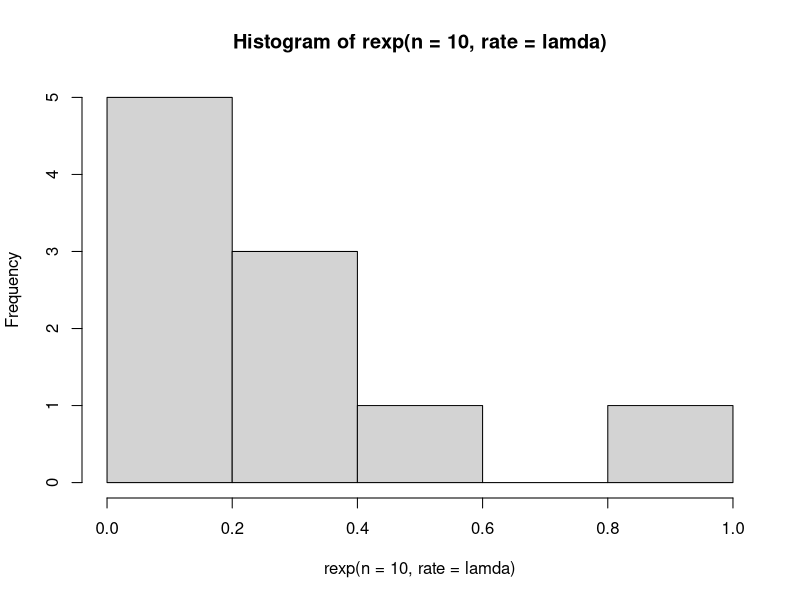
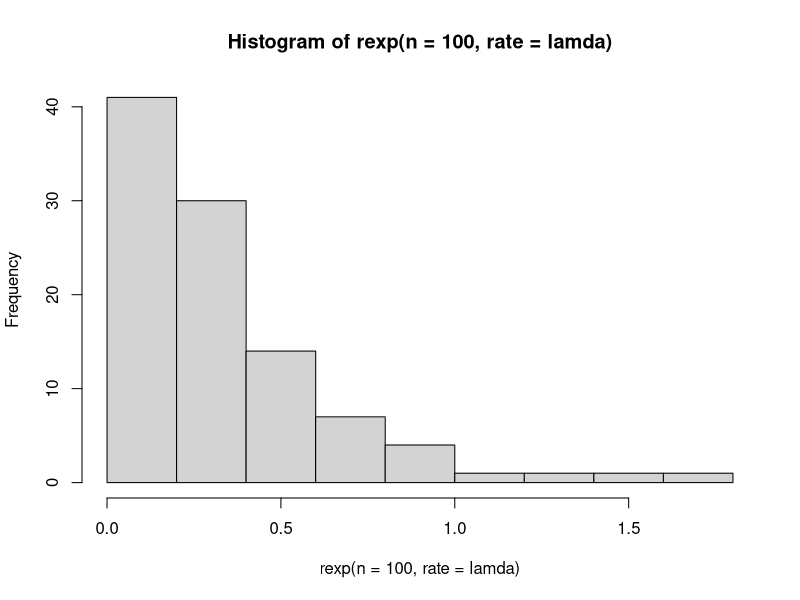
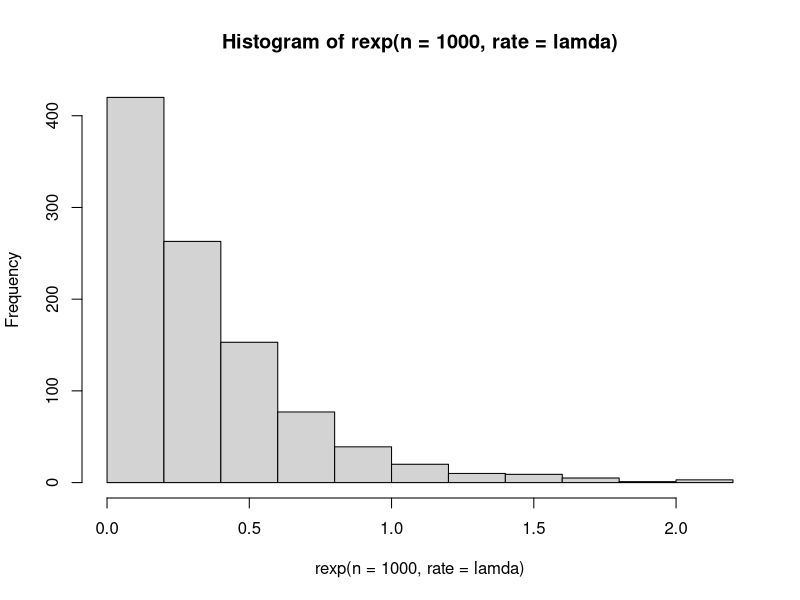
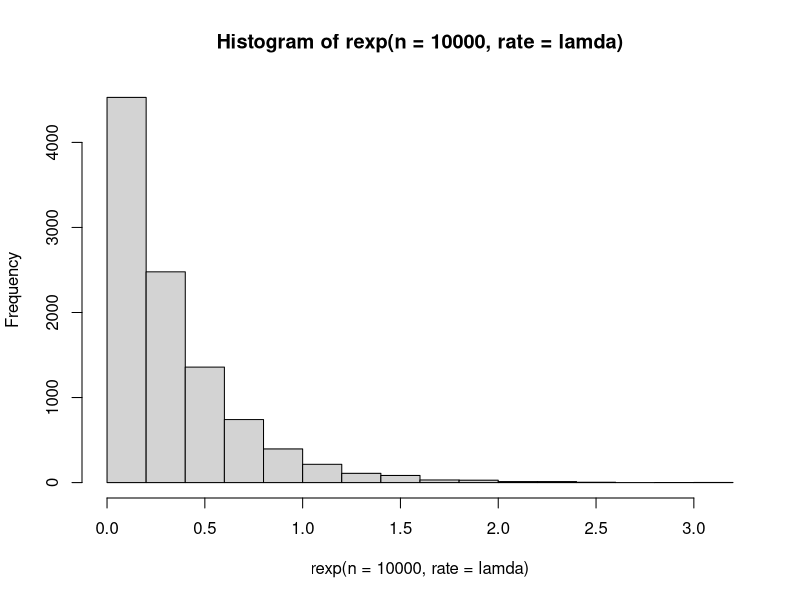

Reproduce these figures in R, in order.
# a
lamda = 3
dexp(x = seq(1, 10, by = 0.1) , rate = lamda)
# b
set.seed(1)
hist(rexp(n = 10, rate = lamda))
set.seed(1)
hist(rexp(n = 100, rate = lamda))
set.seed(1)
hist(rexp(n = 1000, rate = lamda))
set.seed(1)
hist(rexp(n = 10000, rate = lamda))
# c
n = 100
mean(rexp(n = n, rate = lamda))
var(rexp(n = n, rate = lamda))